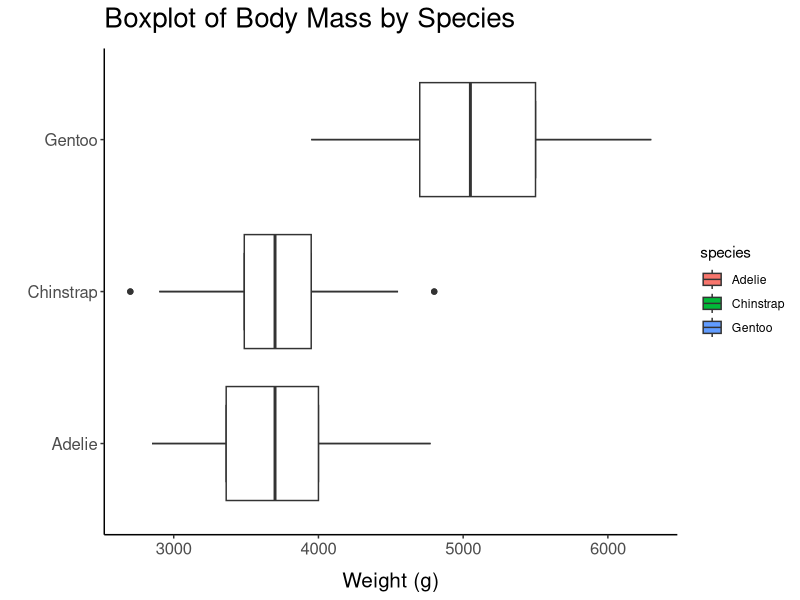
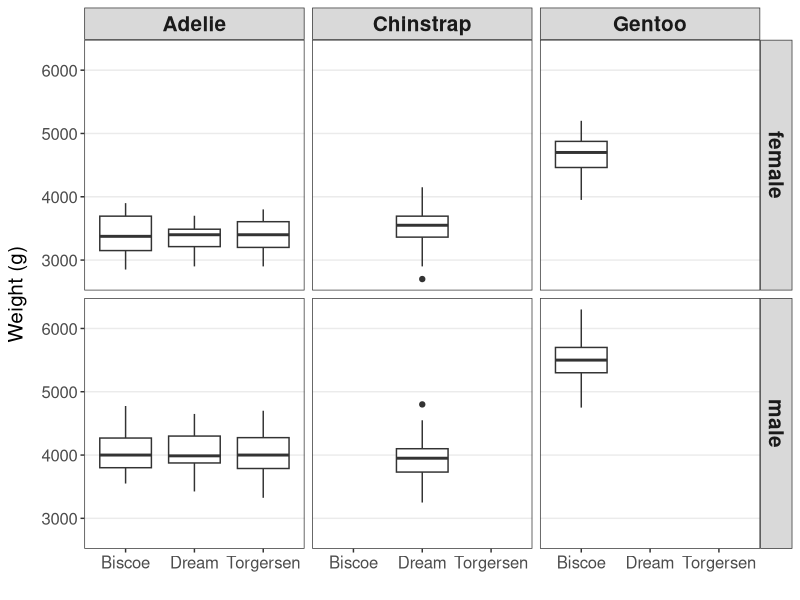
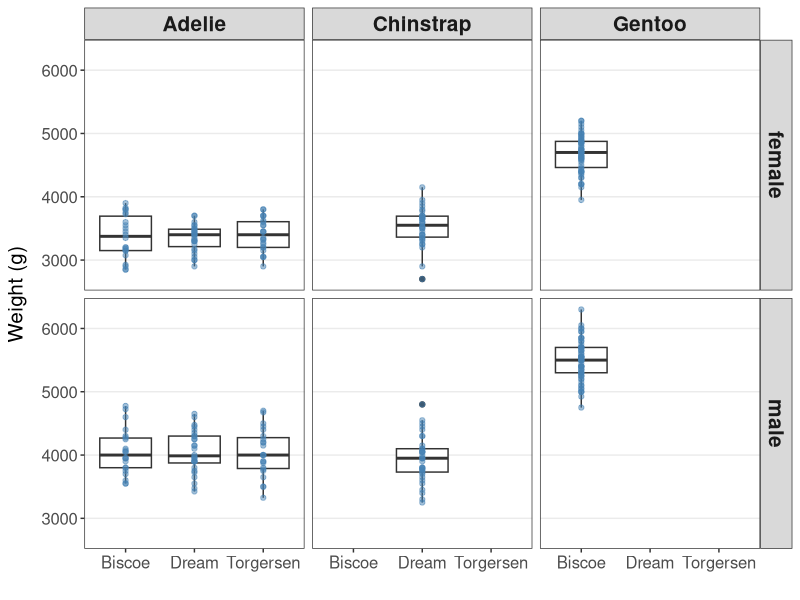
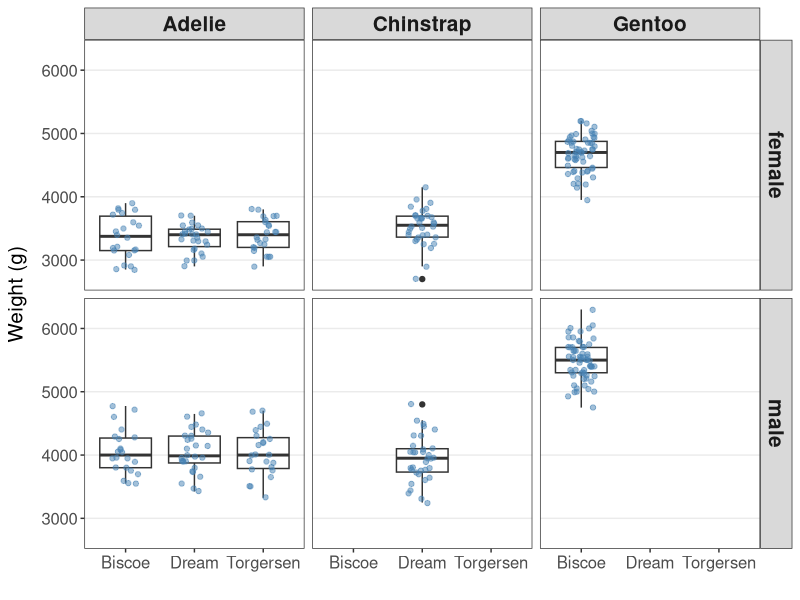
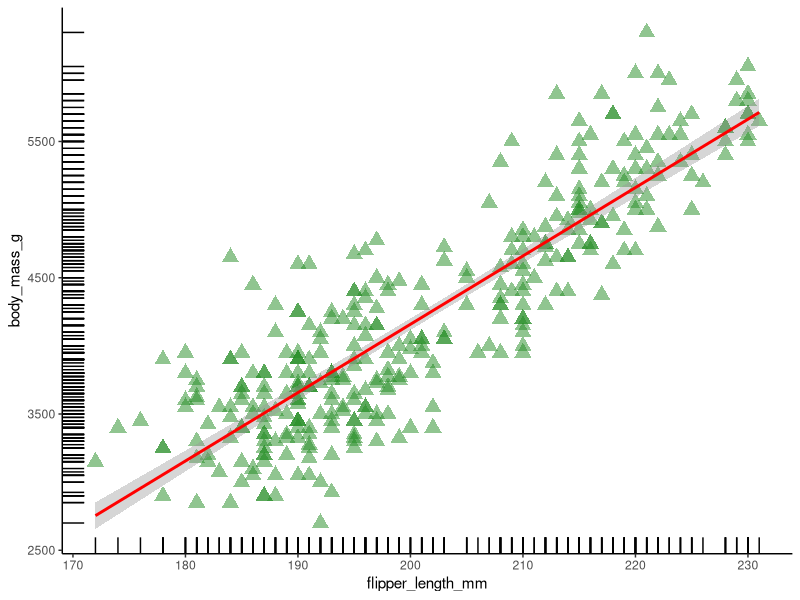

Write the R code that produced these figures, in order. (Note: this script raises an error after producing the figures.)
## chapter 7. ggplot2 패키지
## 7.3.5. 상자그림

library(tidyverse)
library(palmerpenguins)

# 품종에 따른 체중에 대한 상자그림
# --- ㅣㅣㅣ
# 교재에는 ㅡㅡㅡ인데 여기서는 ㅣㅣㅣ로 할거야
penguins %>% 
  drop_na() %>% 
  ggplot(aes(x =species, y = body_mass_g)) +
  geom_boxplot(aes(fill= species), width = 0.5) + # width, 상자 날씬  
  geom_boxplot() +
  coord_flip() +
  labs(title="Boxplot of Body Mass by Species", x = "", y ="Weight (g)") +
  theme_classic() +
  theme(plot.title = element_text(size = 20, margin = margin(b=10)),
        axis.title.x = element_text(size = 15, margin = margin(t=10)),
        axis.text = element_text(size = 12),
        legend.position.inside = )


# 서식지, 품종, 성별에 따른 체중 분포 비교
pg <- penguins %>% 
  drop_na() %>%
  ggplot(aes(x = island, y = body_mass_g)) +
  geom_boxplot() +
  facet_grid(sex ~ species) +
  labs(x = "", y ="Weight (g)") +
  theme_bw() +
  theme(axis.title.y = element_text(size = 15, margin = margin(r=10)),
        axis.text = element_text(size = 12),
        strip.text =  element_text(size = 15, face="bold"),
        legend.position = "none",
        panel.grid.major.x = element_blank(),
        panel.grid.minor = element_blank())

pg

   # 아델라이는 세 섬에 다 사는데 친스트랩은 드림에만 살고 젠투는 토저센에만 삼
   # 몸무게에 영향을 주는 건 Species구나

pg + geom_point(color = "steelblue", alpha = 0.5)               # 상자그림 위에 점 찍음
pg + geom_jitter(color = "steelblue", alpha = 0.5, width = 0.2) # 흩어지게


## 7.3.6. 산점도(scatter plot)
# Example 1
# 지느러미 길이와 체중에 대한 산점도 및 회귀선
penguins %>% 
  drop_na() %>% 
  ggplot(aes(x = flipper_length_mm, y = body_mass_g)) +
  geom_point(size = 4, color = "forestgreen", pch = 17, alpha = 0.5) +
  geom_smooth(method = lm, color = "red") +
  geom_rug() +
  theme_classic()

# 강한 양의 상관관계
# 지느러미 너비가 1mm 증가할수록 체중은 5.015g 증가함
# geom_smooth <- 회귀선 구하는 거
# theme_classic() <- 신뢰구간
# geom_rug <- 러그 털달린 거처럼

model <- lm(body_mass_g ~ flipper_length_mm, data = myp)
summary(model)
# 상관관계 봐보자
myp <- penguins %>% drop_na()
cor(myp$flipper_length_mm, myp$body_mass_g)
# 0. 87 -> 매우 강한 상관관계




# Example 2
# 지느러미 길이와 체중에 대한 산점도 + 품종(색상, 모양)
penguins %>% 
  drop_na() %>% 
  ggplot(aes(x = flipper_length_mm, y = body_mass_g)) +
  geom_point(aes(color = species, pch = species), size = 4)



# 지느러미 길이와 체중에 대한 산점도 + 부리 길이(색상 (연속적임..))

penguins %>% 
  drop_na() %>% 
  ggplot(aes(x = flipper_length_mm, y = body_mass_g)) +
  geom_point(aes(color = bill_length_mm, pch = species), size = 4) +
  scale_color_gradient(low = "red", high = "blue")


# 지느러미 길이와 체중에 대한 산점도 +
# 부리 길이(크기), 성별(색상)


penguins %>%
  drop_na() %>% 
  ggplot(aes(x = flipper_length_mm, y = body_mass_g)) +
  geom_point(aes(color = sex, size = bill_length_mm))









